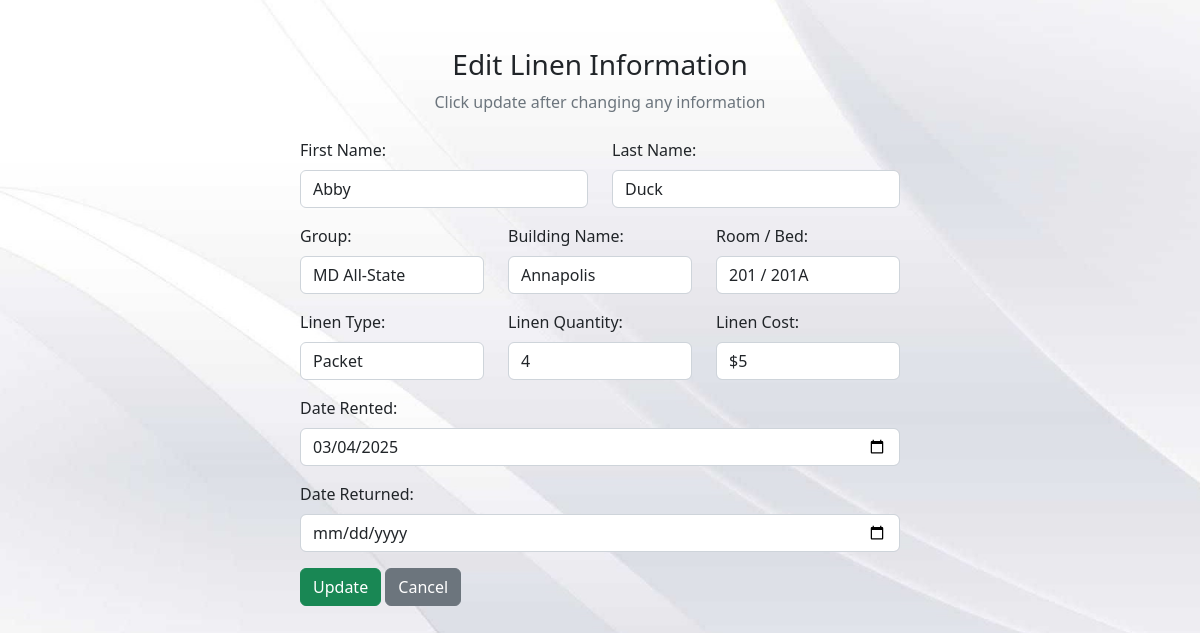
/edit_linen.php?id=75, run on the app's committed database.
### tables this page shows
CREATE TABLE `linens` (
  `id` int(11) NOT NULL,
  `resident_id` int(11) DEFAULT NULL,
  `first_name` varchar(255) DEFAULT NULL,
  `last_name` varchar(255) DEFAULT NULL,
  `building` varchar(255) DEFAULT NULL,
  `room` varchar(255) DEFAULT NULL,
  `group` varchar(255) DEFAULT NULL,
  `linen_type` varchar(255) DEFAULT NULL,
  `linen_quantity` varchar(255) DEFAULT NULL,
  `linen_cost` varchar(255) DEFAULT NULL,
  `linen_date_rented` date DEFAULT NULL,
  `linen_date_returned` date DEFAULT NULL
);

### edit_linen.php (the view, shortened to what this page needs)
<?php
include "db_conn.php";
$id = $_GET['id'];
$sql = "SELECT co.first_name, co.last_name, co.building, co.room, co.`group`, l.linen_type, l.linen_quantity, l.linen_cost, l.linen_date_rented, l.linen_date_returned
        FROM `checkin-out` co
        LEFT JOIN `linens` l ON co.id = l.resident_id OR l.id = '$id'
        WHERE co.id = '$id' LIMIT 1";
$result = mysqli_query($conn, $sql);
$row = mysqli_fetch_assoc($result);
?>
<!DOCTYPE html>
<html lang="en">
<head>
    <link href="https://cdn.jsdelivr.net/npm/bootstrap@5.2.3/dist/css/bootstrap.min.css" rel="stylesheet">
    <link rel="stylesheet" href="https://cdnjs.cloudflare.com/ajax/libs/font-awesome/6.4.0/css/all.min.css">
    <link rel="stylesheet" href="./src/edit.css">
</head>
<body>
    <div class="container">
        <div class="text-center mt-5 mb-4">
            <h3>Edit Linen Information</h3>
            <p class="text-muted">Click update after changing any information</p>
        </div>
        <div class="container d-flex justify-content-center">
            <form action="" method="post" style="width:50vw; min-width:300px" onsubmit="return validateForm()">
                <div class="row mb-3">
                    <div class="col">
                        <label for="first_name" class="form-label">First Name:</label>
                        <input type="text" id="first_name" class="form-control" name="first_name" value="<?php echo htmlspecialchars($row['first_name']); ?>">
                    </div>
                    <div class="col">
                        <label for="last_name" class="form-label">Last Name:</label>
                        <input type="text" id="last_name" class="form-control" name="last_name" value="<?php echo htmlspecialchars($row['last_name']); ?>">
                    </div>
                </div>
                <div class="row mb-3">
                    <div class="col">
                        <label for="group" class="form-label">Group:</label>
                        <select id="group" class="form-control" name="group">
                        <option select hidden><?php echo htmlspecialchars($row['group']); ?></option>
                        </select>
                    </div>
                    <div class="col">
                        <label for="building" class="form-label">Building Name:</label>
                        <select id="building" class="form-control" name="building">
                        <option select hidden><?php echo htmlspecialchars($row['building']); ?></option>
                        </select>
                    </div>
                    <div class="col">
                        <label for="room" class="form-label">Room / Bed:</label>
                        <input type="text" id="room" class="form-control" name="room" value="<?php echo htmlspecialchars($row['room']); ?>">
                    </div>
                </div>
                <div class="row mb-3">
                    <div class="col">
                        <label for="linen_type" class="form-label">Linen Type:</label>
                        <input type="text" class="form-control" id="linen_type" name="linen_type" value="<?php echo htmlspecialchars($row['linen_type'] ?? ''); ?>">
                    </div>
                    <div class="col">
                        <label for="linen_quantity" class="form-label">Linen Quantity:</label>
                        <input type="text" class="form-control" id="linen_quantity" name="linen_quantity" value="<?php echo htmlspecialchars($row['linen_quantity'] ?? ''); ?>">
                    </div>
                    <div class="col">
                        <label for="linen_cost" class="form-label">Linen Cost:</label>
                        <input type="text" class="form-control" id="linen_cost" name="linen_cost" value="<?php echo htmlspecialchars($row['linen_cost'] ?? ''); ?>">
                    </div>
                </div>
                <div class="form-container mb-3">
                    <label for="linen_date_rented" class="form-label">Date Rented:</label>
                    <input type="date" class="form-control" id="linen_date_rented" name="linen_date_rented" value="<?php echo htmlspecialchars($row['linen_date_rented'] ?? ''); ?>">
                </div>
                <div class="form-container mb-3">
                    <label for="linen_date_returned" class="form-label">Date Returned:</label>
                    <input type="date" class="form-control" id="linen_date_returned" name="linen_date_returned" value="<?php echo htmlspecialchars($row['linen_date_returned'] ?? ''); ?>">
                </div>
                <div class="mt-3">
                    <button type="submit" class="btn btn-success" name="submit">Update</button>
                    <a href="linen.php" class="btn btn-secondary">Cancel</a>
                </div>
            </form>
        </div>
    </div>
</body>
</html>

### src/edit.css (style rules this page uses)
body { background-color:#f1f1f1; background: url(white-main.jpg); background-repeat: no-repeat repeat-y; background-attachment: fixed; background-size: cover; }

### data on the page
linens: first_name "Abby", last_name "Duck", group "MD All-State", building "Annapolis", room "201 / 201A", linen_type "Packet", linen_quantity "4", linen_cost "$5", linen_date_rented "03/04/2025"
